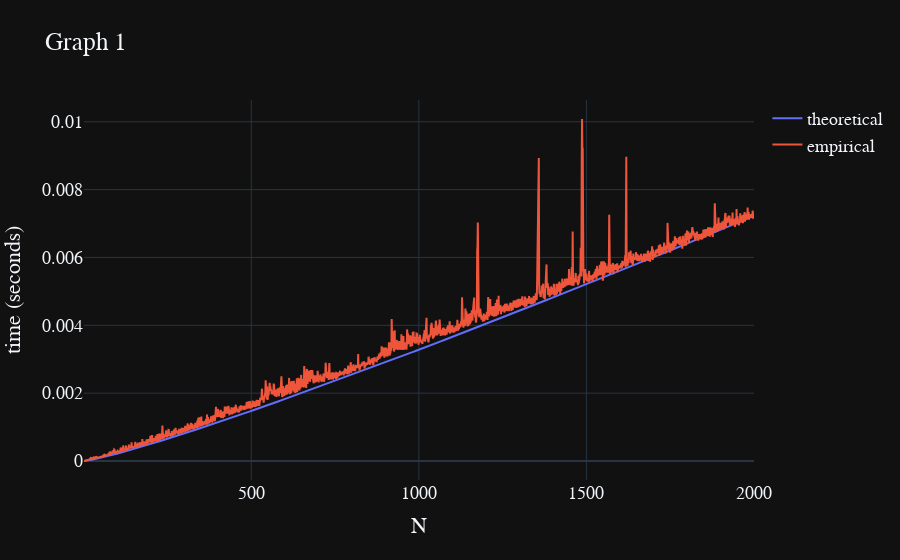

Notebook source saved alongside this figure:
### Code cell
average_arr = []
for n in tqdm(range(1, 2001)):
    average = 0
    arr = np.random.rand(n)
    for i in range(4):
        firstTs = time.time()
        maxSubArraySum(arr, 0, n-1)
        secondTs = time.time()
        average += secondTs - firstTs
    average /= 5
    average_arr.append(average)
l_l = []
coeff_ = average_arr[-1] / (2000 * math.log(2000))

for n in range(1, 2001):
    l_l.append(coeff_ * n * math.log(n))

fig = go.Figure(
    data=[
        go.Scatter(
            x=y,
            y=l,
            name="theoretical",
        ),
        go.Scatter(
            x=y,
            y=x,
            name="empirical",
        ),
    ],
)
fig.update_layout(
    template="plotly_dark",
    title="Graph 1",
    xaxis_title="N",
    yaxis_title="time (seconds)",
    font=dict(
        family="Courier New, monospace",
        size=18,
    )
)
fig.show()

### Figure 1 — Plotly figure (JSON) as saved in the notebook; plotly's stock layout.template omitted (floating-point values rounded to 4 significant figures; data arrays with more than 128 entries replaced by an {"elided": "..."} marker saying what was removed)
{"data": [{"name": "theoretical", "x": {"elided": "2000 int values"}, "y": {"elided": "2000 float values"}, "type": "scatter"}, {"name": "empirical", "x": {"elided": "2000 int values"}, "y": {"elided": "2000 float values"}, "type": "scatter"}], "layout": {"font": {"family": "Courier New, monospace", "size": 18}, "title": {"text": "Graph 1"}, "xaxis": {"title": {"text": "N"}}, "yaxis": {"title": {"text": "time (seconds)"}}}}
